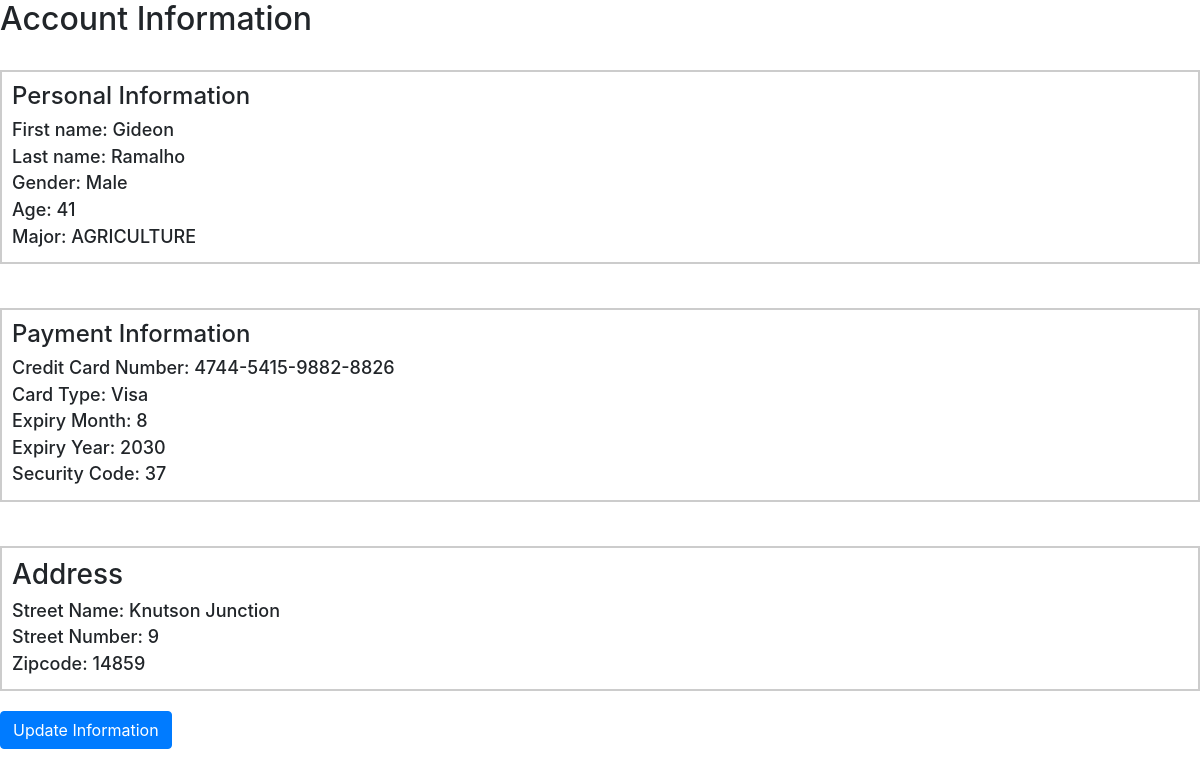
The app's page /bidder_account (signed in) with its own data.
### tables this page shows
CREATE TABLE Bidders(
  email varchar(100) PRIMARY KEY,
  first_name varchar(100),
  last_name varchar(100),
  gender varchar(20),
  age INT,
  home_address_id varchar(100),
  major varchar(20),
  FOREIGN KEY (email) REFERENCES Users(email),
  FOREIGN KEY (home_address_id) REFERENCES Address(address_ID)
);

CREATE TABLE Credit_Cards (
    credit_card_num VARCHAR(100) PRIMARY KEY,
    card_type VARCHAR(100),
    expire_month INT,
    expire_year VARCHAR(100),
    security_code INT,
    owner_email VARCHAR(100),
    FOREIGN KEY (owner_email) REFERENCES Bidders(email)
);

CREATE TABLE Address (
    address_ID VARCHAR(100) PRIMARY KEY,
    zipcode INT,
    street_num INT,
    street_name VARCHAR(255),
    FOREIGN KEY (zipcode) REFERENCES Zipcode_Info(zipcode)
);

### app.py (the view)
@app.route('/bidder_account', methods=['GET', 'POST'])
def bidder_account():
    print("Account class")
    conn = sql.connect('database.db')
    conn.commit()
    cursor = conn.cursor()
    email = session['name']
    query = "SELECT first_name, last_name, gender, age, major FROM Bidders where email='{}'"
    cursor.execute(query.format(session['name']))
    biddersTable = list(cursor.fetchall()[0])
    addressQuery = "SELECT Address.zipcode, Address.street_num, Address.street_name FROM Address JOIN Bidders ON Bidders.home_address_id = Address.address_ID WHERE Bidders.email='{}';"
    cursor.execute(addressQuery.format(email))
    addressContent = list(cursor.fetchall()[0])
    creditCardQuery = "SELECT Credit_Cards.credit_card_num, Credit_Cards.card_type, Credit_Cards.expire_month, Credit_Cards.expire_year, Credit_Cards.security_code FROM Bidders JOIN Credit_Cards ON Bidders.email = Credit_Cards.owner_email WHERE Bidders.email='{}';"
    cursor.execute(creditCardQuery.format(session['name']))
    cardContent = list(cursor.fetchall()[0])
    print(biddersTable)
    print(addressContent)
    print(cardContent)
    return render_template('bidder_account.html', biddersTable=biddersTable, addressContent=addressContent, cardContent=cardContent)

### templates/bidder_account.html (shortened to what this page needs)
{% extends 'layout.html' %}
{% block mainContent %}
    <h2>Account Information</h2>
<br>
    <div style="border: 2px solid #ccc; padding: 10px; margin-bottom: 20px;">
        <h3 style="font-size: 24px; margin-top: 0;">Personal Information</h3>
        <h5 style="font-size: 18px; margin: 5px 0;">First name: {{ biddersTable[0] }}</h5>
        <h5 style="font-size: 18px; margin: 5px 0;">Last name: {{ biddersTable[1] }}</h5>
        <h5 style="font-size: 18px; margin: 5px 0;">Gender: {{ biddersTable[2] }}</h5>
        <h5 style="font-size: 18px; margin: 5px 0;">Age: {{ biddersTable[3] }}</h5>
        <h5 style="font-size: 18px; margin: 5px 0;">Major: {{ biddersTable[4] }}</h5>
    </div>
<br>
    <div style="border: 2px solid #ccc; padding: 10px; margin-bottom: 20px;">
        <h3 style="font-size: 24px; margin-top: 0;">Payment Information</h3>
        <h5 style="font-size: 18px; margin: 5px 0;">Credit Card Number: {{ cardContent[0] }}</h5>
        <h5 style="font-size: 18px; margin: 5px 0;">Card Type: {{ cardContent[1] }}</h5>
        <h5 style="font-size: 18px; margin: 5px 0;">Expiry Month: {{ cardContent[2] }}</h5>
        <h5 style="font-size: 18px; margin: 5px 0;">Expiry Year: {{ cardContent[3] }}</h5>
        <h5 style="font-size: 18px; margin: 5px 0;">Security Code: {{ cardContent[4] }}</h5>
    </div>
<br>
    <div style="border: 2px solid #ccc; padding: 10px; margin-bottom: 20px;">
        <h3>Address</h3>
        <h5 style="font-size: 18px; margin: 5px 0;">Street Name: {{ addressContent[2] }}</h5>
        <h5 style="font-size: 18px; margin: 5px 0;">Street Number: {{ addressContent[1] }}</h5>
        <h5 style="font-size: 18px; margin: 5px 0;">Zipcode: {{ addressContent[0] }}</h5>
    </div>
    <a class="btn btn-primary" href="update_bidder_account">Update Information</a>
{% endblock %}

### templates/layout.html (shortened to what this page needs)
<!DOCTYPE html>
<html lang="en" dir="ltr">
<head>
    <link rel="stylesheet" href="https://stackpath.bootstrapcdn.com/bootstrap/4.4.1/css/bootstrap.min.css"
>
<link rel="stylesheet" href="https://cdn.jsdelivr.net/npm/bootstrap@4.6.2/dist/css/bootstrap.min.css">
</head>
<body>
{% block mainContent %} {% endblock %}
</body>
</html>

### records on screen
Bidders: first_name "Gideon", last_name "Ramalho", gender "Male", age "41", major "AGRICULTURE"
Credit_Cards: credit_card_num "4744-5415-9882-8826", card_type "Visa", expire_month "8", expire_year "2030", security_code "37"
Address: street_name "Knutson Junction", street_num "9", zipcode "14859"
